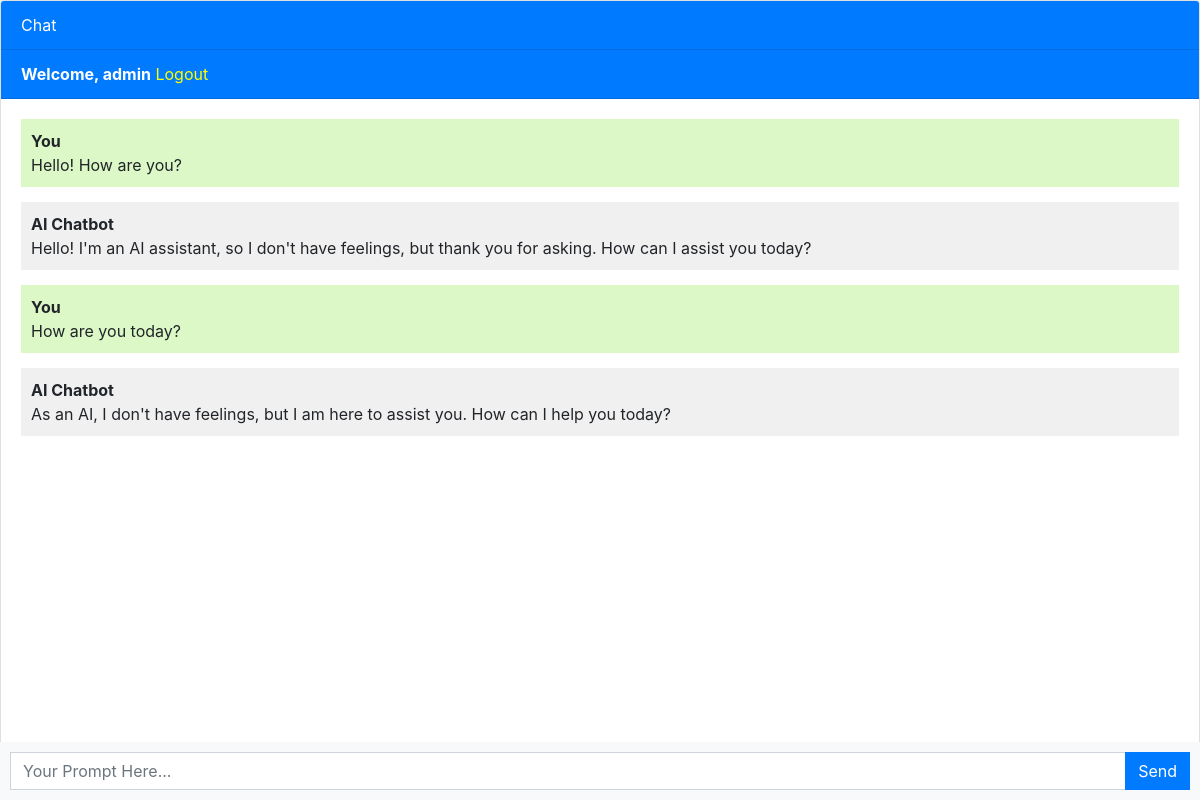
The page / (signed in) on the database as committed earlier.
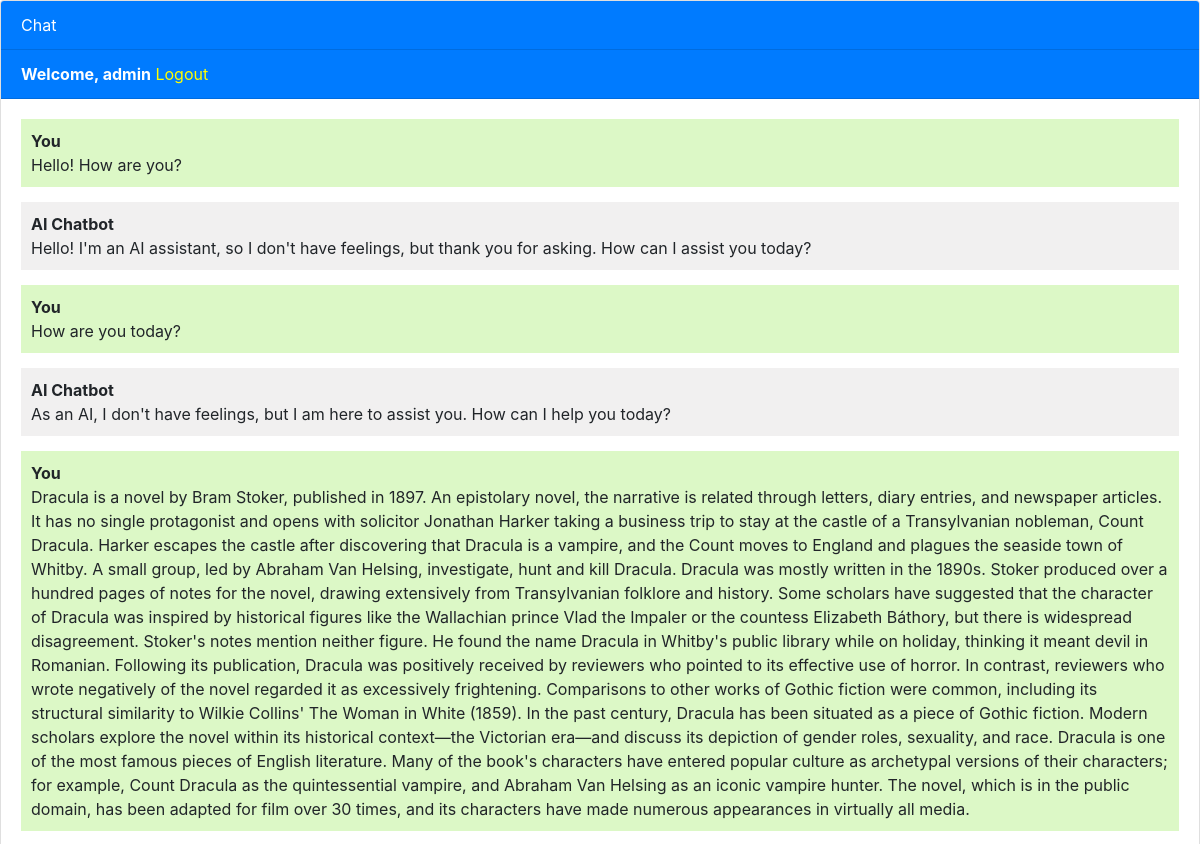
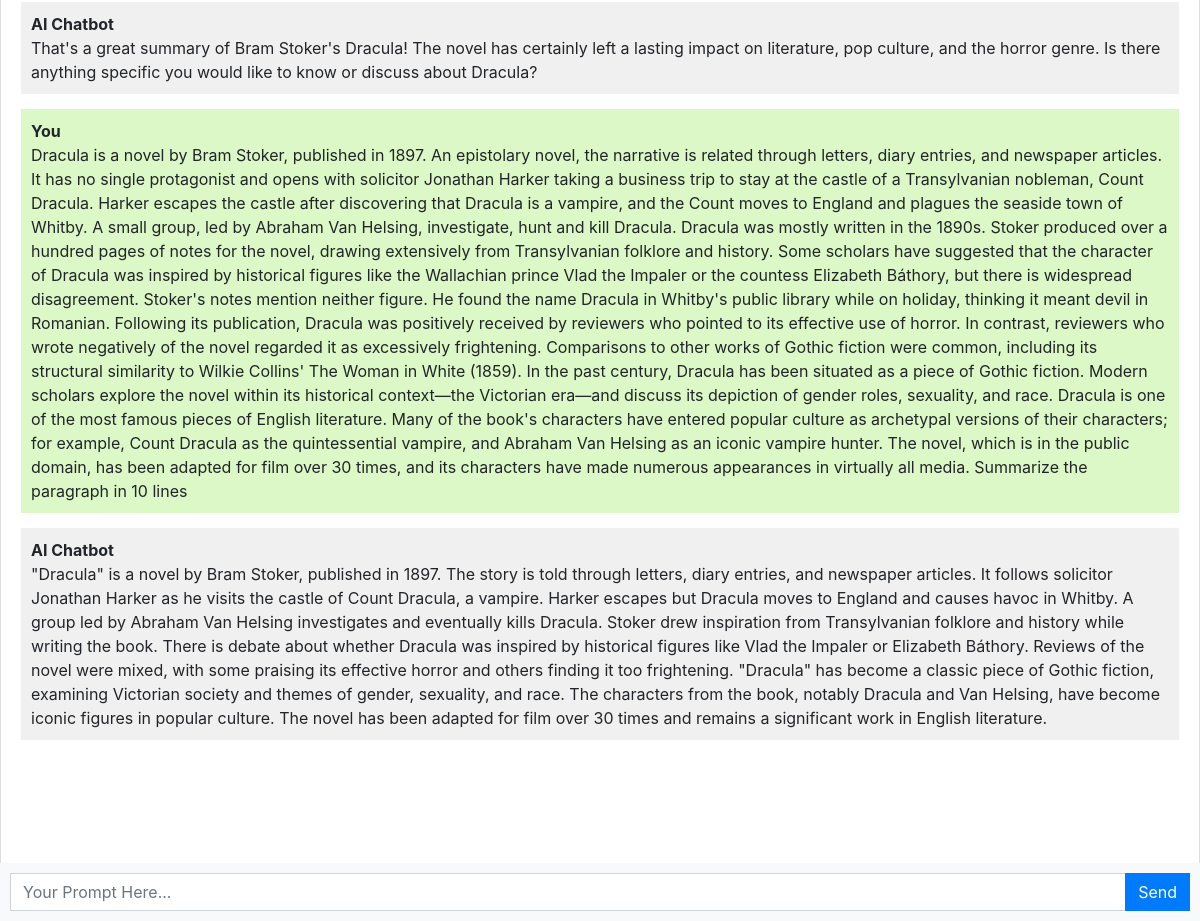
The same page on the database as committed later (2 pictures, top to bottom).
### chatbot/models.py (models this page shows, shortened)
class Chat(models.Model):
    user = models.ForeignKey(User, on_delete=models.CASCADE)
    message = models.TextField()
    response = models.TextField()
    created_at = models.DateTimeField(auto_now_add=True)

### chatbot/views.py (the view)
# urls.py: path('', views.chatbot, name = 'chatbot'),
@login_required
def chatbot(request):
    chats = Chat.objects.filter(user=request.user)
    if request.method == 'POST':
        message = request.POST.get('message')
        reponse = ask_openai(message)
        chat = Chat(user=request.user, message=message, response=reponse, created_at=timezone.now())
        chat.save()
        return JsonResponse({'message':message, 'response':reponse})
    return render(request, 'chatbot.html', {'chats': chats})

### templates/chatbot.html (shortened to what this page needs)
{% extends 'base.html' %}
{% block content %}
<div class="chat-container" >
  <div class="card flex-grow-1">
    <div class="card-header bg-primary text-white">Chat</div>
    {% if user.is_authenticated %}
    <div class="card-header bg-primary text-white"><b>Welcome, {{user.username}}</b>   <a style="color: yellow;" href="logout">Logout</a></div>
    {% else %}
    <div class="card-header bg-primary text-white"><a style="color: yellow" href="login">Login</a>   <a style="color: yellow;" href="register">Register</a></div>
    {% endif %}
    <div class="card-body messages-box">
      <ul class="list-unstyled messages-list">
        {% for chat in chats %}
          {% if chat.user == request.user %}
            <li class="message sent">
          <div class="message-text">
            <div class="message-sender">
              <b>You</b>
            </div>
            <div class="message-content">
              {{chat.message}}
            </div>
          </div>
        </li>
        <li class="message received">
          <div class="message-text">
            <div class="message-sender">
              <b>AI Chatbot</b>
            </div>
            <div class="message-content">
              {{chat.response}}
            </div>
          </div>
        </li>
          {% endif %}
        {% endfor %}
      </ul>
    </div>
    <br><br>
    <br><br>
    <br><br>
  </div>
  <form class="message-form">
    <div class="input-group">
      <input type="text" class="form-control message-input" placeholder="Your Prompt Here...">
      <div class="input-group-append">
        <button type="submit" class="btn btn-primary btn-send">Send</button>
      </div>
    </div>
  </form>
</div>
{% endblock %}

### templates/base.html (shortened to what this page needs)
<!DOCTYPE html>
<html lang="en">
  <head>
    <link rel="stylesheet" href="https://stackpath.bootstrapcdn.com/bootstrap/4.3.1/css/bootstrap.min.css">
  </head>
  <body>
    {% block content %}{% endblock %}
  </body>
</html>

### templates/chatbot.html (style rules this page uses)
body, html { height: 100%; }
.messages-box { flex: 1; overflow-y: auto; }
.messages-list { padding-left: 0; }
.message { margin-bottom: 15px; list-style: none; }
.message-text { padding: 10px; border-radius: 5px; }
.sent { background-color: #dcf8c6; align-self: flex-end; }
.received { background-color: #f1f0f0; align-self: flex-start; }
.message-form { display: flex; position: fixed; bottom: 0; left: 0; right: 0; padding: 10px; background-color: #f8f9fa; }
.message-input { flex: 1; border-radius: 0; border-right: none; }
.btn-send { border-radius: 0; }
.chat-container { height: 100%; display: flex; flex-direction: column; }

Rows that differ between the two databases and show on the page:
added Chat: message "Dracula is a novel by Bram Stoker, published in 1897. An epistolary novel, the narrative is related through letters, diary entries, and newspaper articles. It has no single protagonist and opens with solicitor Jonathan Harker taking a business trip to stay at the castle of a Transylvanian nobleman, Count Dracula. Harker escapes the castle after discovering that Dracula is a vampire, and the Count moves to England and plagues the seaside town of Whitby. A small group, led by Abraham Van Helsing, investigate, hunt and kill Dracula. Dracula was mostly written in the 1890s. Stoker produced over a hundred pages of notes for the novel, drawing extensively from Transylvanian folklore and history.…", response "That's a great summary of Bram Stoker's Dracula! The novel has certainly left a lasting impact on literature, pop culture, and the horror genre. Is there anything specific you would like to know or discuss about Dracula?"
added Chat: message "Dracula is a novel by Bram Stoker, published in 1897. An epistolary novel, the narrative is related through letters, diary entries, and newspaper articles. It has no single protagonist and opens with solicitor Jonathan Harker taking a business trip to stay at the castle of a Transylvanian nobleman, Count Dracula. Harker escapes the castle after discovering that Dracula is a vampire, and the Count moves to England and plagues the seaside town of Whitby. A small group, led by Abraham Van Helsing, investigate, hunt and kill Dracula. Dracula was mostly written in the 1890s. Stoker produced over a hundred pages of notes for the novel, drawing extensively from Transylvanian folklore and history.…", response "\"Dracula\" is a novel by Bram Stoker, published in 1897. The story is told through letters, diary entries, and newspaper articles. It follows solicitor Jonathan Harker as he visits the castle of Count Dracula, a vampire. Harker escapes but Dracula moves to England and causes havoc in Whitby. A group led by Abraham Van Helsing investigates and eventually kills Dracula. Stoker drew inspiration from Transylvanian folklore and history while writing the book. There is debate about whether Dracula was inspired by historical figures like Vlad the Impaler or Elizabeth Báthory. Reviews of the novel were mixed, with some praising its effective horror and others finding it too frightening. \"Dracula\"…"
